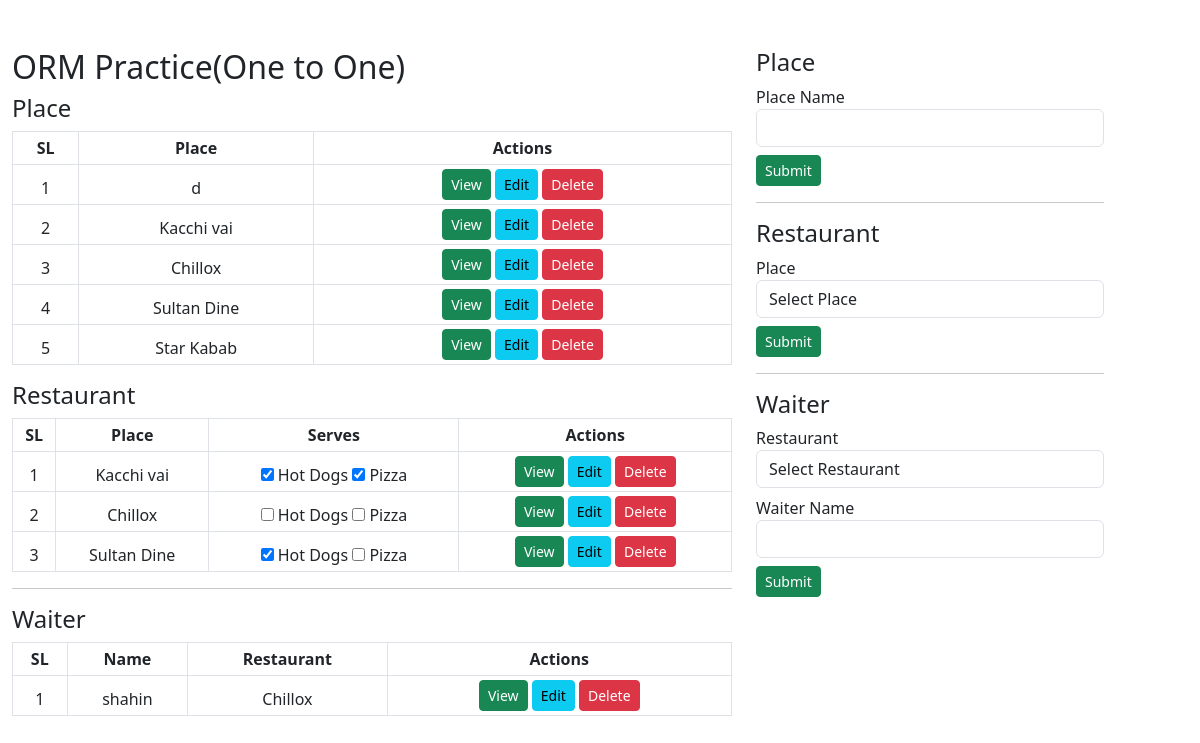
Screenshot of /orm/ with the database file from the repository.
### orm/models.py (models this page shows, shortened)
class Place(models.Model):
    name = models.CharField(max_length=50)
    address = models.CharField(max_length=80)
    class Meta:
        ordering = ["-id"]

class Restaurant(models.Model):
    place = models.OneToOneField(
        Place,
        on_delete=models.CASCADE,
        primary_key=True,
    )
    serves_hot_dogs = models.BooleanField(default=False)
    serves_pizza = models.BooleanField(default=False)

class Waiter(models.Model):
    restaurant = models.ForeignKey(Restaurant, on_delete=models.CASCADE)
    name = models.CharField(max_length=50)

### orm/views.py (the view, shortened to what this page needs)
# urls.py: path("",OneToOneView.as_view(),name="orm"),
class OneToOneView(TemplateView):
    def get_context_data(self, **kwargs: Any):
        context = super().get_context_data(**kwargs)
        context["places"] = Place.objects.all()
        context["restaurants"] = Restaurant.objects.all()
        context["waiters"] = Waiter.objects.all()
        return context
    template_name = "orm/index.html"

### templates/orm/index.html (shortened to what this page needs)
{% extends "base.html" %}
{% block content %}
<div class="row mt-5 justify-content-center container">
  <div class="col-md-8">
    <h2>ORM Practice(One to One) </h2>
    <h4>Place</h4>
    <table class="table table-bordered table-sm mt-2 text-center">
        <thead>
          <tr>
            <th>SL</th>
            <th>Place</th>
            <th>Actions</th>
          </tr>
          {% for place in  places%}
          <tr>
            <td>{{ forloop.counter }}</td>
            <td>{{ place.name}}</td>
            <td>
              <a href="" class="btn btn-sm btn-success">View</a>
              <a href="" class="btn btn-sm btn-info">Edit</a>
              <form action="" class="d-inline">
                <button class="btn btn-sm btn-danger">Delete</button>
              </form>
            </td>
          </tr>
          {% endfor %}
        </thead>
      </table>
      <h4>Restaurant</h4>
      <table class="table table-bordered table-sm mt-2 text-center">
          <thead>
            <tr>
              <th>SL</th>
              <th>Place</th>
              <th>Serves</th>
              <th>Actions</th>
            </tr>
            {% for restaurant in  restaurants%}
            <tr>
              <td>{{ forloop.counter }}</td>
              <td>{{ restaurant.place.name}}</td>
              <td>
                <input type="checkbox" readonly
                {% if  restaurant.serves_hot_dogs%}
                checked
                {% endif %}
                > Hot Dogs
                <input type="checkbox" readonly
                {% if restaurant.serves_pizza %}
                checked
                {% endif %}
                > Pizza
              </td>
              <td>
                <a href="" class="btn btn-sm btn-success">View</a>
                <a href="" class="btn btn-sm btn-info">Edit</a>
                <form action="" class="d-inline">
                  <button class="btn btn-sm btn-danger">Delete</button>
                </form>
              </td>
            </tr>
            {% endfor %}
          </thead>
        </table>
      <hr>
      <h4>Waiter</h4>
      <table class="table table-bordered table-sm mt-2 text-center">
          <thead>
            <tr>
              <th>SL</th>
              <th>Name</th>
              <th>Restaurant</th>
              <th>Actions</th>
            </tr>
            {% for waiter in  waiters%}
            <tr>
              <td>{{ forloop.counter }}</td>
              <td>{{ waiter.name}}</td>
              <td>{{ waiter.restaurant.place.name}}</td>
              <td>
                <a href="" class="btn btn-sm btn-success">View</a>
                <a href="" class="btn btn-sm btn-info">Edit</a>
                <form action="" class="d-inline">
                  <button class="btn btn-sm btn-danger">Delete</button>
                </form>
              </td>
            </tr>
            {% endfor %}
          </thead>
        </table>
  </div>
  <div class="col-md-4">
    <h4>Place</h4>
    <form action="{% url 'orm:orm' %}" method="POST">
      <div class="my-2">
        <label for="">Place Name</label>
        <input type="text" class="form-control" name="place">
      </div>
      <div class="my-2">
        <button class="btn btn-sm btn-success">Submit</button>
      </div>
    </form>
    <hr>
    <h4>Restaurant</h4>
    <form action="{% url 'orm:orm' %}" method="POST">
      <div class="my-2">
        <label for="">Place</label>
        <select name="place" id="" class="form-control">
          <option value="">Select Place</option>
        </select>
      </div>
      <div class="my-2">
        <button class="btn btn-sm btn-success">Submit</button>
      </div>
    </form>
    <hr>
    <h4>Waiter</h4>
    <form action="{% url 'orm:orm' %}" method="POST">
      <div class="my-2">
        <label for="">Restaurant</label>
        <select name="restaurant" id="" class="form-control">
          <option value="">Select Restaurant</option>
        </select>
      </div>
      <div class="my-2">
        <label for="">Waiter Name</label>
        <input type="text" class="form-control" name="name">
      </div>
      <div class="my-2">
        <button class="btn btn-sm btn-success">Submit</button>
      </div>
    </form>
  </div>
</div>
{% endblock content %}

### rows the page displays
Place: name "d"
Place: name "Kacchi vai"
Place: name "Chillox"
Place: name "Sultan Dine"
Place: name "Star Kabab"
Restaurant: place.name "Kacchi vai", serves_hot_dogs "☑", serves_pizza "☑"
Restaurant: place.name "Chillox"
Restaurant: place.name "Sultan Dine", serves_hot_dogs "☑"
Waiter: name "shahin", restaurant.place.name "Chillox"
